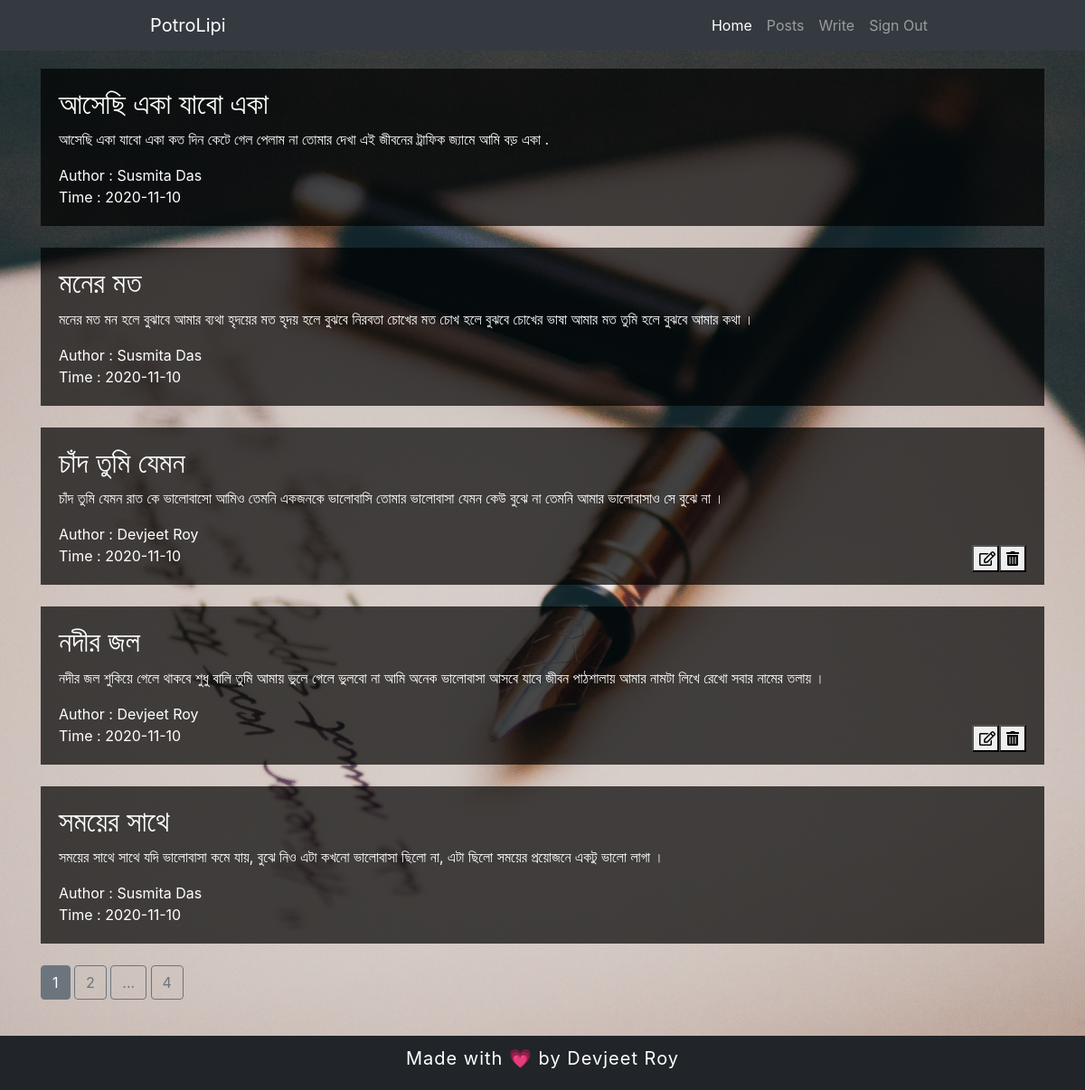
/posts (signed in), run on the app's committed database.
### main/models.py (models this page shows, shortened)
class Posts(db.Model):
    post_id = db.Column(db.Integer, primary_key=True)
    title = db.Column(db.String(100),nullable=False)
    content = db.Column(db.Text(),nullable=False)
    author = db.Column(db.String(20),nullable=False)
    time = db.Column(db.DateTime(),default=date.today(), onupdate=date.today())

### main/routes.py (the view)
@app.route("/posts")
@login_required
def readblog():
    if current_user.is_authenticated:
        page = request.args.get('page', 1, type=int)
        posts = Posts.query.order_by(Posts.post_id.desc()).paginate(page=page, per_page=5)
        return render_template("readblog.html",posts=posts)
    else:
        return "<h2>Not Authorized!</h2>"

### main/models.py (called while the page is built)
@login_manager.user_loader
def load_user(user_id):
    return User.query.get(int(user_id))

### main/templates/readblog.html (shortened to what this page needs)
{% extends "layout.html" %}
    {% block content %}
        <div class="container">
            {% if posts.items[0] %}
            {% for i in posts.items: %}
            <div class="post">
                <h2>{{ i.title }}</h2>
                <p>
                    {{ i.content }}
                </p>
                <span>Author : {{ i.author }}</span><br>
                <span>Time : {{ i.time.year }}-{{ i.time.month }}-{{ i.time.day }}</span>
                {% if i.author == current_user.username %}
                <div class="post-button">
                    <form action="{{url_for('update_blog', post_id = i.post_id)}}" method="POST">
                        <button type="submit"><i class="far fa-edit"></i></button>
                    </form>
                    <form action="{{url_for('delete_blog', post_id = i.post_id)}}" method="POST">
                        <button type="submit"><i class="fas fa-trash-alt"></i></button>
                    </form>
                </div>
                {% endif %}
            </div><br>
            {% endfor %}
            {% else %}
                <center>
                    <h2>No post to display! </h2>
                </center>
            {% endif %}
            {% for page_num in posts.iter_pages(left_edge=1,right_edge=1,left_current=1,right_current=2) %}
                {% if page_num %}
                    {% if posts.page == page_num %}
                        <a href="{{url_for('readblog',page=page_num)}}" class="btn btn-secondary">{{ page_num }}</a>
                    {% else %}
                        <a href="{{url_for('readblog',page=page_num)}}" class="btn btn-outline-secondary">{{ page_num }}</a>
                    {% endif %}
                {% else %}
                    <a href="#" class="btn btn-outline-secondary">...</a>
                {% endif %}
            {% endfor %}
        </div>
    {% endblock %}

### main/templates/layout.html (shortened to what this page needs)
<html lang="en">
<head>
    <link rel="stylesheet" href="https://cdn.jsdelivr.net/npm/bootstrap@4.5.3/dist/css/bootstrap.min.css">
    <link rel="stylesheet" href="{{ url_for('static', filename='style.css') }}">
    <link rel="stylesheet" href="https://use.fontawesome.com/releases/v5.15.1/css/all.css">
  <link rel="stylesheet" href="https://use.fontawesome.com/releases/v5.15.1/css/v4-shims.css">
</head>
<body>
    <nav class="navbar navbar-expand-lg navbar-dark bg-dark">
        <a class="navbar-brand" href="#" style="margin-left:150px">PotroLipi</a>
        <div class="collapse navbar-collapse" id="navbarSupportedContent">
          <ul class="navbar-nav ml-auto" style="margin-right: 150px;">
            {% if current_user.is_authenticated %}
            <li class="nav-item active">
              <a class="nav-link" href="{{ url_for('dashboard_page') }}">Home <span class="sr-only">(current)</span></a>
            </li>
            <li class="nav-item">
              <a class="nav-link" href="{{ url_for('readblog') }}">Posts</a>
            </li>
            <li class="nav-item">
              <a class="nav-link" href="{{ url_for('writeblog') }}">Write</a>
            </li>
            <li class="nav-item">
              <a class="nav-link" href="{{ url_for('logout') }}">Sign Out</a>
            </li>
            {% endif %}
          </ul>
        </div>
      </nav>
      {% block content %}{% endblock %}
      <footer>
            Made with 💗 by Devjeet Roy
      </footer>
</body>
</html>

### main/static/style.css (style rules this page uses)
body { background: url(./mainbg.jpg) no-repeat center fixed; background-size: cover; color: white; }
footer { height: 60px; width: 100%; background-color: #212529; color: white!important; font-size: 20px; bottom: 0px; position: fixed; text-align: center; letter-spacing: 1px; padding-top: 10px; }
.container { margin-top: 20px; margin-bottom: 100px; }
.post { background-color: rgba(0, 0, 0, 0.7); padding-left: 20px; padding-right: 20px; padding-bottom: 20px; padding-top: 20px; height: auto; }
.post-button { display:flex; float: right }
.post-button button { height: 30px; width: 30px; }

### data on the page
Posts: title "আসেছি একা যাবো একা", content "আসেছি একা যাবো একা কত দিন কেটে গেল পেলাম না তোমার দেখা এই জীবনের ট্রাফিক জ্যামে আমি বড় একা .", author "Susmita Das", time.year "2020", time.month "11", time.day "10"
Posts: title "মনের মত", content "মনের মত মন হলে বুঝাবে আমার ব্যথা হৃদয়ের মত হৃদয় হলে বুঝবে নিরবতা চোখের মত চোখ হলে বুঝবে চোখের ভাষা আমার মত তুমি হলে বুঝবে আমার কথা ।", author "Susmita Das", time.year "2020", time.month "11", time.day "10"
Posts: title "চাঁদ তুমি যেমন", content "চাঁদ তুমি যেমন রাত কে ভালোবাসো আমিও তেমনি একজনকে ভালোবাসি তোমার ভালোবাসা যেমন কেউ বুঝে না তেমনি আমার ভালোবাসাও সে বুঝে না ।", author "Devjeet Roy", time.year "2020", time.month "11", time.day "10"
Posts: title "নদীর জল", content "নদীর জল শুকিয়ে গেলে থাকবে শুধু বালি তুমি আমায় ভুলে গেলে ভুলবো না আমি অনেক ভালোবাসা আসবে যাবে জীবন পাঠশালায় আমার নামটা লিখে রেখো সবার নামের তলায় ।", author "Devjeet Roy", time.year "2020", time.month "11", time.day "10"
Posts: title "সময়ের সাথে", content "সময়ের সাথে সাথে যদি ভালোবাসা কমে যায়, বুঝে নিও এটা কখনো ভালোবাসা ছিলো না, এটা ছিলো সময়ের প্রয়োজনে একটু ভালো লাগা ।", author "Susmita Das", time.year "2020", time.month "11", time.day "10"

### other printed values
{{ page_num }} "1"
{{ page_num }} "2" "4"
